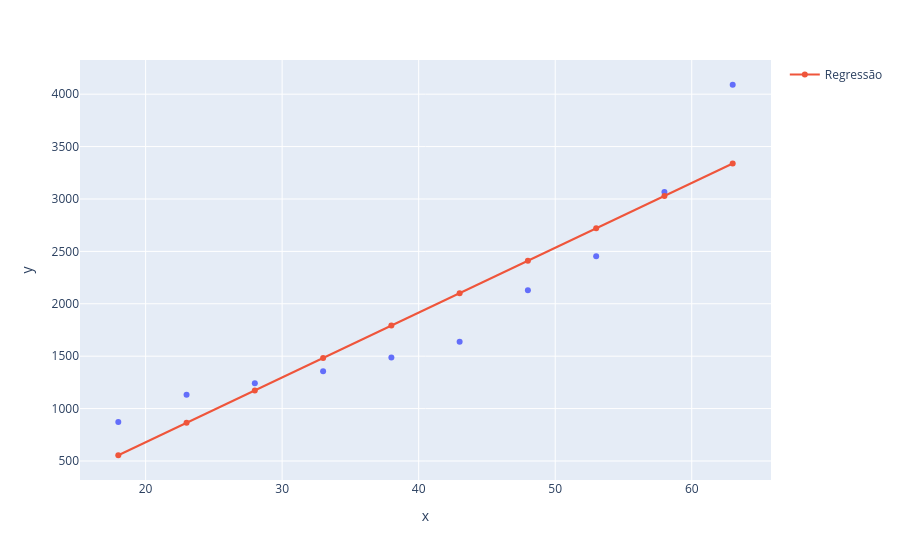

The code cell stored with this chart in its notebook:
### Code cell
grafico = px.scatter(x = X_plano_saude.ravel(), y = y_plano_saude)
grafico.add_scatter(x = X_plano_saude.ravel(), y = previsoes, name = 'Regressão')
grafico.show()

### Figure 1 — Plotly figure (JSON) as saved in the notebook; plotly's stock layout.template omitted (floating-point values rounded to 4 significant figures)
{"data": [{"hovertemplate": "x=%{x}<br>y=%{y}<extra></extra>", "legendgroup": "", "marker": {"color": "#636efa", "symbol": "circle"}, "mode": "markers", "name": "", "orientation": "v", "showlegend": false, "type": "scatter", "x": [18, 23, 28, 33, 38, 43, 48, 53, 58, 63], "xaxis": "x", "y": [871, 1132, 1242, 1356, 1488, 1638, 2130, 2454, 3066, 4090], "yaxis": "y"}, {"name": "Regressão", "type": "scatter", "x": [18, 23, 28, 33, 38, 43, 48, 53, 58, 63], "y": [554.7, 864.0, 1173.0, 1483.0, 1792.0, 2101.0, 2411.0, 2720.0, 3029.0, 3339.0]}], "layout": {"legend": {"tracegroupgap": 0}, "margin": {"t": 60}, "xaxis": {"anchor": "y", "domain": [0, 1], "title": {"text": "x"}}, "yaxis": {"anchor": "x", "domain": [0, 1], "title": {"text": "y"}}}}
